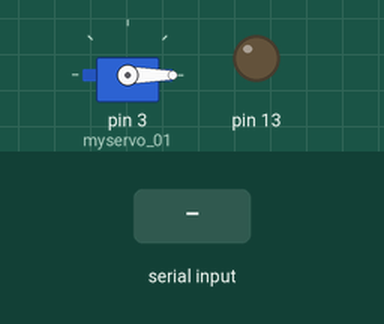
Bench run of a sketch on a simulated Arduino Uno, built with avr-gcc and run on an emulated ATmega328P. Shown: servo, output pins drawn as LEDs (lit = HIGH). Dashed ring = blinking. The inputs (shaded band) are chosen by the test bench.

Above: at 1.2 s.
1.3 s: "1" received over Serial
At 2.7 s:
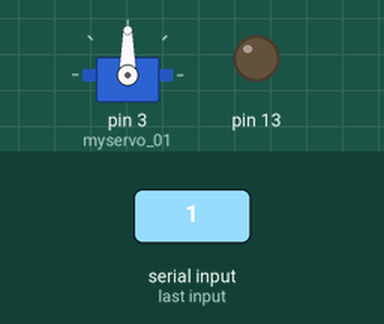
4.3 s: "2" received over Serial
At 6.35 s:
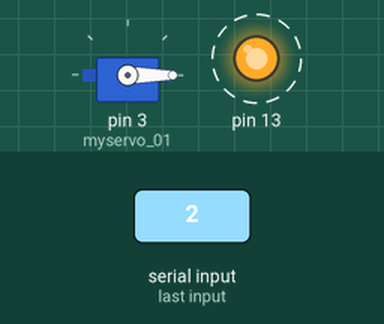
7.3 s: "3" received over Serial
At 8.5 s:
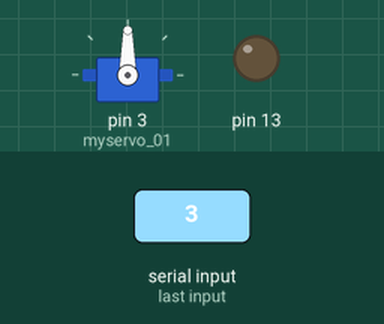
Timing chart, 0 to 11.3 s (numbered marks = the images above; inputs shaded):
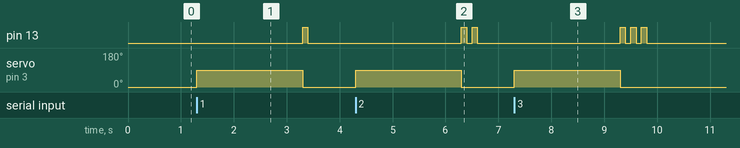

Measured:
- after the input at 1.3 s, pin 13: LOW → HIGH after 2.0 s, → LOW 0.10 s later; servo on pin 3 (myservo_01): 0° → 90° at once, → 0° 2.0 s later
- after the input at 4.3 s, pin 13: alternates HIGH for 0.10 s and LOW for 0.10 s, 4 changes in all, then stays LOW, starting after 2.0 s; servo on pin 3 (myservo_01): 0° → 90° at once, → 0° 2.0 s later
- after the input at 7.3 s, pin 13: alternates HIGH for 0.10 s and LOW for 0.10 s, 6 changes in all, then stays LOW, starting after 2.0 s; servo on pin 3 (myservo_01): 0° → 90° at once, → 0° 2.0 s later

The sketch:

arduino-uart-control.ino
```cpp
#include <Servo.h>
Servo myservo_01;

void setup() {
  // put your setup code here, to run once:
Serial.begin(9600);
myservo_01.attach(3);
myservo_01.write(0);
pinMode(13, OUTPUT);
}
void loop() {
  // put your main code here, to run repeatedly:
if(Serial.available())
{
  switch(Serial.read())
  {
  case '1':
  myservo_01.write(90);
  delay(2000);
  myservo_01.write(0);
  digitalWrite(13,1);
  delay(100);
  digitalWrite(13,0);
  delay(100);
  break;
  case '2':
  myservo_01.write(90);
  delay(2000);
  myservo_01.write(0);
  digitalWrite(13,1);
  delay(100);
  digitalWrite(13,0);
  delay(100);
  digitalWrite(13,1);
  delay(100);
  digitalWrite(13,0);
  delay(100);
  break;
  case '3':
  myservo_01.write(90);
  delay(2000);
  myservo_01.write(0);
  digitalWrite(13,1);
  delay(100);
  digitalWrite(13,0);
  delay(100);
  digitalWrite(13,1);
  delay(100);
  digitalWrite(13,0);
  delay(100);
  digitalWrite(13,1);
  delay(100);
  digitalWrite(13,0);
  delay(100);
  break;
  case '4':
  myservo_01.write(90);
  delay(2000);
  myservo_01.write(0);
  digitalWrite(13,1);
  delay(100);
  digitalWrite(13,0);
  delay(100);
  digitalWrite(13,1);
  delay(100);
  digitalWrite(13,0);
  delay(100);
  digitalWrite(13,1);
  delay(100);
  digitalWrite(13,0);
  delay(100);
  digitalWrite(13,1);
  delay(100);
  digitalWrite(13,0);
  delay(100);
  break;
  case '5':
  myservo_01.write(90);
  delay(2000);
  myservo_01.write(0);
  digitalWrite(13,1);
  delay(100);
  digitalWrite(13,0);
  delay(100);
  digitalWrite(13,1);
  delay(100);
  digitalWrite(13,0);
  delay(100);
  digitalWrite(13,1);
  delay(100);
  digitalWrite(13,0);
  delay(100);
  digitalWrite(13,1);
  delay(100);
  digitalWrite(13,0);
  delay(100);
  digitalWrite(13,1);
  delay(100);
  digitalWrite(13,0);
  delay(100);
  break;
}
}
}
```
